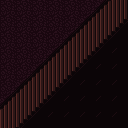

A level layout from a 2D game, rendered from its tile map. Below: a short description, then the map file with its tile-grid data intact:
An orthogonal 8x8 tile map with 16x16 px tiles, 1 tile layer (Tiles).

<map version="1.5" tiledversion="1.7.2" orientation="orthogonal" renderorder="right-down" width="8" height="8" tilewidth="16" tileheight="16" infinite="0" nextlayerid="2" nextobjectid="1">
 <tileset firstgid="1" source="tileset.tsx" />
 <layer id="1" name="Tiles" width="8" height="8">
  <data encoding="csv">
2,2,2,2,2,4,1,3,
2,2,2,2,4,1,3,5,
2,2,2,4,1,3,5,6,
2,2,4,1,3,5,6,6,
2,4,1,3,5,6,6,6,
4,1,3,5,6,6,6,6,
1,3,5,6,6,6,6,6,
3,5,6,6,6,6,6,6
</data>
 </layer>
</map>
